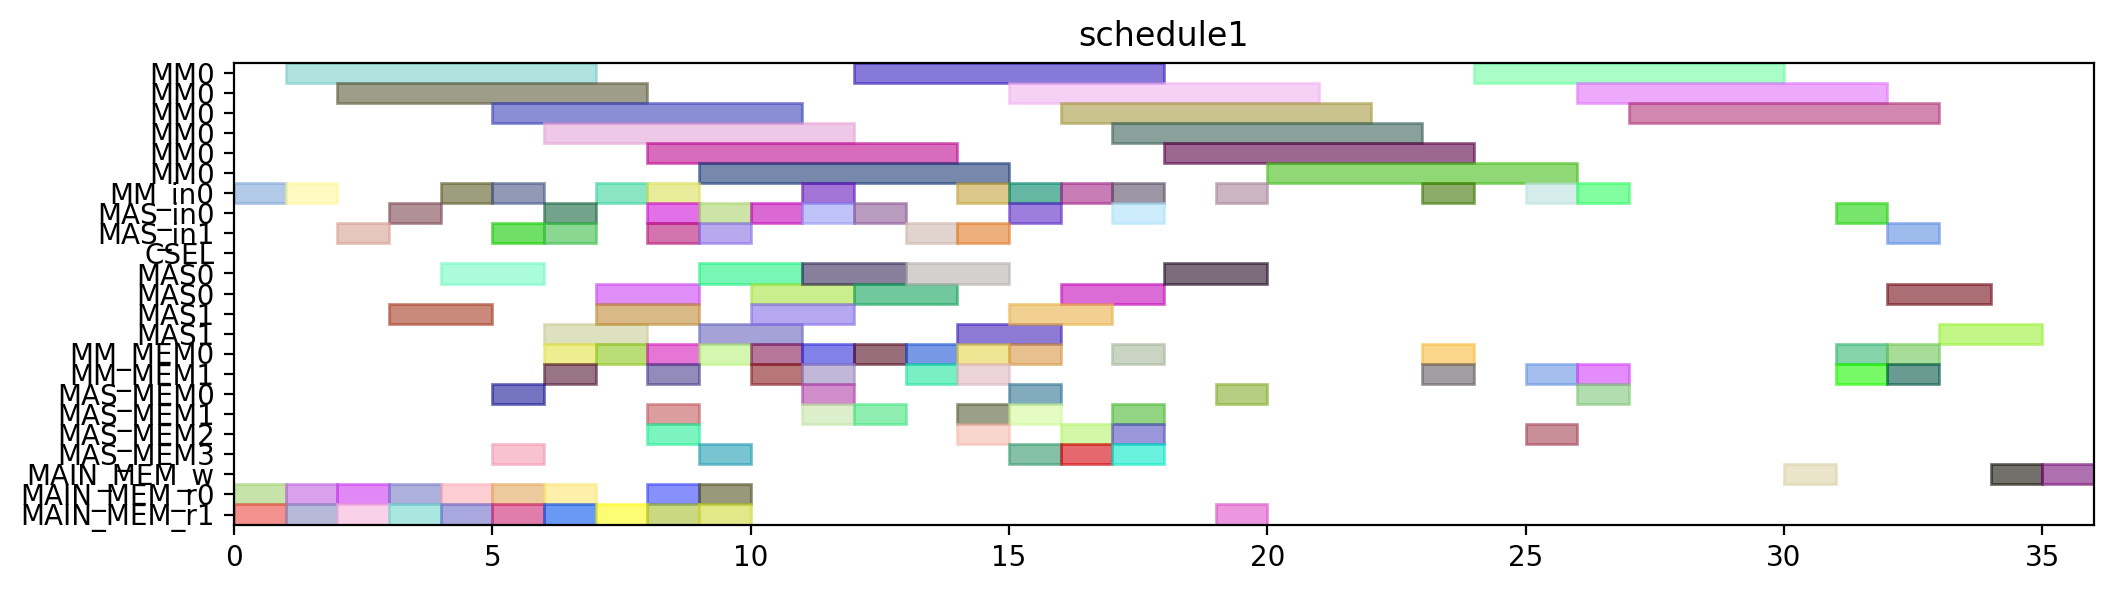

This figure's Python source:
from pyschedule import Scenario, solvers, plotters, alt


def solve():
	horizon = 146
	S = Scenario("schedule1", horizon=horizon)

	# resource
	MM = S.Resources('MM', num=1, size=6)
	MM_in = S.Resources('MM_in', num=1)
	MAS_in = S.Resources('MAS_in', num=2)
	CSEL = S.Resource('CSEL')
	MAS = S.Resources('MAS', num=2, size=2, periods=range(1, horizon))
	MM_MEM = S.Resources('MM_MEM', num=2)
	MAS_MEM = S.Resources('MAS_MEM', num=4)
	MAIN_MEM_w = S.Resource('MAIN_MEM_w', size=1)
	MAIN_MEM_r = S.Resources('MAIN_MEM_r', num=2)

	# result of previous scheduling
	t0_in = S.Task('t0_in', length=1, delay_cost=1)
	S += t0_in >= 0
	t0_in += MM_in[0]

	t0_mem0 = S.Task('t0_mem0', length=1, delay_cost=1)
	S += t0_mem0 >= 0
	t0_mem0 += MAIN_MEM_r[0]

	t0_mem1 = S.Task('t0_mem1', length=1, delay_cost=1)
	S += t0_mem1 >= 0
	t0_mem1 += MAIN_MEM_r[1]

	t0 = S.Task('t0', length=6, delay_cost=1)
	S += t0 >= 1
	t0 += MM[0]

	t2_in = S.Task('t2_in', length=1, delay_cost=1)
	S += t2_in >= 1
	t2_in += MM_in[0]

	t2_mem0 = S.Task('t2_mem0', length=1, delay_cost=1)
	S += t2_mem0 >= 1
	t2_mem0 += MAIN_MEM_r[0]

	t2_mem1 = S.Task('t2_mem1', length=1, delay_cost=1)
	S += t2_mem1 >= 1
	t2_mem1 += MAIN_MEM_r[1]

	t2 = S.Task('t2', length=6, delay_cost=1)
	S += t2 >= 2
	t2 += MM[0]

	t4_in = S.Task('t4_in', length=1, delay_cost=1)
	S += t4_in >= 2
	t4_in += MAS_in[1]

	t4_mem0 = S.Task('t4_mem0', length=1, delay_cost=1)
	S += t4_mem0 >= 2
	t4_mem0 += MAIN_MEM_r[0]

	t4_mem1 = S.Task('t4_mem1', length=1, delay_cost=1)
	S += t4_mem1 >= 2
	t4_mem1 += MAIN_MEM_r[1]

	t3_in = S.Task('t3_in', length=1, delay_cost=1)
	S += t3_in >= 3
	t3_in += MAS_in[0]

	t3_mem0 = S.Task('t3_mem0', length=1, delay_cost=1)
	S += t3_mem0 >= 3
	t3_mem0 += MAIN_MEM_r[0]

	t3_mem1 = S.Task('t3_mem1', length=1, delay_cost=1)
	S += t3_mem1 >= 3
	t3_mem1 += MAIN_MEM_r[1]

	t4 = S.Task('t4', length=2, delay_cost=1)
	S += t4 >= 3
	t4 += MAS[1]

	t1_in = S.Task('t1_in', length=1, delay_cost=1)
	S += t1_in >= 4
	t1_in += MM_in[0]

	t1_mem0 = S.Task('t1_mem0', length=1, delay_cost=1)
	S += t1_mem0 >= 4
	t1_mem0 += MAIN_MEM_r[0]

	t1_mem1 = S.Task('t1_mem1', length=1, delay_cost=1)
	S += t1_mem1 >= 4
	t1_mem1 += MAIN_MEM_r[1]

	t3 = S.Task('t3', length=2, delay_cost=1)
	S += t3 >= 4
	t3 += MAS[0]

	t1 = S.Task('t1', length=6, delay_cost=1)
	S += t1 >= 5
	t1 += MM[0]

	t5_in = S.Task('t5_in', length=1, delay_cost=1)
	S += t5_in >= 5
	t5_in += MM_in[0]

	t5_mem0 = S.Task('t5_mem0', length=1, delay_cost=1)
	S += t5_mem0 >= 5
	t5_mem0 += MAS_MEM[0]

	t5_mem1 = S.Task('t5_mem1', length=1, delay_cost=1)
	S += t5_mem1 >= 5
	t5_mem1 += MAS_MEM[3]

	t8_in = S.Task('t8_in', length=1, delay_cost=1)
	S += t8_in >= 5
	t8_in += MAS_in[1]

	t8_mem0 = S.Task('t8_mem0', length=1, delay_cost=1)
	S += t8_mem0 >= 5
	t8_mem0 += MAIN_MEM_r[0]

	t8_mem1 = S.Task('t8_mem1', length=1, delay_cost=1)
	S += t8_mem1 >= 5
	t8_mem1 += MAIN_MEM_r[1]

	t18_in = S.Task('t18_in', length=1, delay_cost=1)
	S += t18_in >= 6
	t18_in += MAS_in[1]

	t18_mem0 = S.Task('t18_mem0', length=1, delay_cost=1)
	S += t18_mem0 >= 6
	t18_mem0 += MM_MEM[0]

	t18_mem1 = S.Task('t18_mem1', length=1, delay_cost=1)
	S += t18_mem1 >= 6
	t18_mem1 += MM_MEM[1]

	t5 = S.Task('t5', length=6, delay_cost=1)
	S += t5 >= 6
	t5 += MM[0]

	t8 = S.Task('t8', length=2, delay_cost=1)
	S += t8 >= 6
	t8 += MAS[1]

	t9_in = S.Task('t9_in', length=1, delay_cost=1)
	S += t9_in >= 6
	t9_in += MAS_in[0]

	t9_mem0 = S.Task('t9_mem0', length=1, delay_cost=1)
	S += t9_mem0 >= 6
	t9_mem0 += MAIN_MEM_r[0]

	t9_mem1 = S.Task('t9_mem1', length=1, delay_cost=1)
	S += t9_mem1 >= 6
	t9_mem1 += MAIN_MEM_r[1]

	t18 = S.Task('t18', length=2, delay_cost=1)
	S += t18 >= 7
	t18 += MAS[1]

	t20_in = S.Task('t20_in', length=1, delay_cost=1)
	S += t20_in >= 7
	t20_in += MM_in[0]

	t20_mem0 = S.Task('t20_mem0', length=1, delay_cost=1)
	S += t20_mem0 >= 7
	t20_mem0 += MM_MEM[0]

	t20_mem1 = S.Task('t20_mem1', length=1, delay_cost=1)
	S += t20_mem1 >= 7
	t20_mem1 += MAIN_MEM_r[1]

	t9 = S.Task('t9', length=2, delay_cost=1)
	S += t9 >= 7
	t9 += MAS[0]

	t10_in = S.Task('t10_in', length=1, delay_cost=1)
	S += t10_in >= 8
	t10_in += MM_in[0]

	t10_mem0 = S.Task('t10_mem0', length=1, delay_cost=1)
	S += t10_mem0 >= 8
	t10_mem0 += MAS_MEM[2]

	t10_mem1 = S.Task('t10_mem1', length=1, delay_cost=1)
	S += t10_mem1 >= 8
	t10_mem1 += MAS_MEM[1]

	t13_in = S.Task('t13_in', length=1, delay_cost=1)
	S += t13_in >= 8
	t13_in += MAS_in[0]

	t13_mem0 = S.Task('t13_mem0', length=1, delay_cost=1)
	S += t13_mem0 >= 8
	t13_mem0 += MAIN_MEM_r[0]

	t13_mem1 = S.Task('t13_mem1', length=1, delay_cost=1)
	S += t13_mem1 >= 8
	t13_mem1 += MAIN_MEM_r[1]

	t16_in = S.Task('t16_in', length=1, delay_cost=1)
	S += t16_in >= 8
	t16_in += MAS_in[1]

	t16_mem0 = S.Task('t16_mem0', length=1, delay_cost=1)
	S += t16_mem0 >= 8
	t16_mem0 += MM_MEM[0]

	t16_mem1 = S.Task('t16_mem1', length=1, delay_cost=1)
	S += t16_mem1 >= 8
	t16_mem1 += MM_MEM[1]

	t20 = S.Task('t20', length=6, delay_cost=1)
	S += t20 >= 8
	t20 += MM[0]

	t10 = S.Task('t10', length=6, delay_cost=1)
	S += t10 >= 9
	t10 += MM[0]

	t13 = S.Task('t13', length=2, delay_cost=1)
	S += t13 >= 9
	t13 += MAS[0]

	t14_in = S.Task('t14_in', length=1, delay_cost=1)
	S += t14_in >= 9
	t14_in += MAS_in[0]

	t14_mem0 = S.Task('t14_mem0', length=1, delay_cost=1)
	S += t14_mem0 >= 9
	t14_mem0 += MAIN_MEM_r[0]

	t14_mem1 = S.Task('t14_mem1', length=1, delay_cost=1)
	S += t14_mem1 >= 9
	t14_mem1 += MAIN_MEM_r[1]

	t16 = S.Task('t16', length=2, delay_cost=1)
	S += t16 >= 9
	t16 += MAS[1]

	t19_in = S.Task('t19_in', length=1, delay_cost=1)
	S += t19_in >= 9
	t19_in += MAS_in[1]

	t19_mem0 = S.Task('t19_mem0', length=1, delay_cost=1)
	S += t19_mem0 >= 9
	t19_mem0 += MM_MEM[0]

	t19_mem1 = S.Task('t19_mem1', length=1, delay_cost=1)
	S += t19_mem1 >= 9
	t19_mem1 += MAS_MEM[3]

	t14 = S.Task('t14', length=2, delay_cost=1)
	S += t14 >= 10
	t14 += MAS[0]

	t19 = S.Task('t19', length=2, delay_cost=1)
	S += t19 >= 10
	t19 += MAS[1]

	t6_in = S.Task('t6_in', length=1, delay_cost=1)
	S += t6_in >= 10
	t6_in += MAS_in[0]

	t6_mem0 = S.Task('t6_mem0', length=1, delay_cost=1)
	S += t6_mem0 >= 10
	t6_mem0 += MM_MEM[0]

	t6_mem1 = S.Task('t6_mem1', length=1, delay_cost=1)
	S += t6_mem1 >= 10
	t6_mem1 += MM_MEM[1]

	t11_in = S.Task('t11_in', length=1, delay_cost=1)
	S += t11_in >= 11
	t11_in += MAS_in[0]

	t11_mem0 = S.Task('t11_mem0', length=1, delay_cost=1)
	S += t11_mem0 >= 11
	t11_mem0 += MM_MEM[0]

	t11_mem1 = S.Task('t11_mem1', length=1, delay_cost=1)
	S += t11_mem1 >= 11
	t11_mem1 += MM_MEM[1]

	t15_in = S.Task('t15_in', length=1, delay_cost=1)
	S += t15_in >= 11
	t15_in += MM_in[0]

	t15_mem0 = S.Task('t15_mem0', length=1, delay_cost=1)
	S += t15_mem0 >= 11
	t15_mem0 += MAS_MEM[0]

	t15_mem1 = S.Task('t15_mem1', length=1, delay_cost=1)
	S += t15_mem1 >= 11
	t15_mem1 += MAS_MEM[1]

	t6 = S.Task('t6', length=2, delay_cost=1)
	S += t6 >= 11
	t6 += MAS[0]

	t11 = S.Task('t11', length=2, delay_cost=1)
	S += t11 >= 12
	t11 += MAS[0]

	t15 = S.Task('t15', length=6, delay_cost=1)
	S += t15 >= 12
	t15 += MM[0]

	t7_in = S.Task('t7_in', length=1, delay_cost=1)
	S += t7_in >= 12
	t7_in += MAS_in[0]

	t7_mem0 = S.Task('t7_mem0', length=1, delay_cost=1)
	S += t7_mem0 >= 12
	t7_mem0 += MM_MEM[0]

	t7_mem1 = S.Task('t7_mem1', length=1, delay_cost=1)
	S += t7_mem1 >= 12
	t7_mem1 += MAS_MEM[1]

	t22_in = S.Task('t22_in', length=1, delay_cost=1)
	S += t22_in >= 13
	t22_in += MAS_in[1]

	t22_mem0 = S.Task('t22_mem0', length=1, delay_cost=1)
	S += t22_mem0 >= 13
	t22_mem0 += MM_MEM[0]

	t22_mem1 = S.Task('t22_mem1', length=1, delay_cost=1)
	S += t22_mem1 >= 13
	t22_mem1 += MM_MEM[1]

	t7 = S.Task('t7', length=2, delay_cost=1)
	S += t7 >= 13
	t7 += MAS[0]

	t21_in = S.Task('t21_in', length=1, delay_cost=1)
	S += t21_in >= 14
	t21_in += MAS_in[1]

	t21_mem0 = S.Task('t21_mem0', length=1, delay_cost=1)
	S += t21_mem0 >= 14
	t21_mem0 += MM_MEM[0]

	t21_mem1 = S.Task('t21_mem1', length=1, delay_cost=1)
	S += t21_mem1 >= 14
	t21_mem1 += MM_MEM[1]

	t22 = S.Task('t22', length=2, delay_cost=1)
	S += t22 >= 14
	t22 += MAS[1]

	t28_in = S.Task('t28_in', length=1, delay_cost=1)
	S += t28_in >= 14
	t28_in += MM_in[0]

	t28_mem0 = S.Task('t28_mem0', length=1, delay_cost=1)
	S += t28_mem0 >= 14
	t28_mem0 += MAS_MEM[2]

	t28_mem1 = S.Task('t28_mem1', length=1, delay_cost=1)
	S += t28_mem1 >= 14
	t28_mem1 += MAS_MEM[1]

	t12_in = S.Task('t12_in', length=1, delay_cost=1)
	S += t12_in >= 15
	t12_in += MAS_in[0]

	t12_mem0 = S.Task('t12_mem0', length=1, delay_cost=1)
	S += t12_mem0 >= 15
	t12_mem0 += MM_MEM[0]

	t12_mem1 = S.Task('t12_mem1', length=1, delay_cost=1)
	S += t12_mem1 >= 15
	t12_mem1 += MAS_MEM[1]

	t21 = S.Task('t21', length=2, delay_cost=1)
	S += t21 >= 15
	t21 += MAS[1]

	t25_in = S.Task('t25_in', length=1, delay_cost=1)
	S += t25_in >= 15
	t25_in += MM_in[0]

	t25_mem0 = S.Task('t25_mem0', length=1, delay_cost=1)
	S += t25_mem0 >= 15
	t25_mem0 += MAS_MEM[0]

	t25_mem1 = S.Task('t25_mem1', length=1, delay_cost=1)
	S += t25_mem1 >= 15
	t25_mem1 += MAS_MEM[3]

	t28 = S.Task('t28', length=6, delay_cost=1)
	S += t28 >= 15
	t28 += MM[0]

	t12 = S.Task('t12', length=2, delay_cost=1)
	S += t12 >= 16
	t12 += MAS[0]

	t25 = S.Task('t25', length=6, delay_cost=1)
	S += t25 >= 16
	t25 += MM[0]

	t27_in = S.Task('t27_in', length=1, delay_cost=1)
	S += t27_in >= 16
	t27_in += MM_in[0]

	t27_mem0 = S.Task('t27_mem0', length=1, delay_cost=1)
	S += t27_mem0 >= 16
	t27_mem0 += MAS_MEM[2]

	t27_mem1 = S.Task('t27_mem1', length=1, delay_cost=1)
	S += t27_mem1 >= 16
	t27_mem1 += MAS_MEM[3]

	t17_in = S.Task('t17_in', length=1, delay_cost=1)
	S += t17_in >= 17
	t17_in += MAS_in[0]

	t17_mem0 = S.Task('t17_mem0', length=1, delay_cost=1)
	S += t17_mem0 >= 17
	t17_mem0 += MM_MEM[0]

	t17_mem1 = S.Task('t17_mem1', length=1, delay_cost=1)
	S += t17_mem1 >= 17
	t17_mem1 += MAS_MEM[3]

	t27 = S.Task('t27', length=6, delay_cost=1)
	S += t27 >= 17
	t27 += MM[0]

	t29_in = S.Task('t29_in', length=1, delay_cost=1)
	S += t29_in >= 17
	t29_in += MM_in[0]

	t29_mem0 = S.Task('t29_mem0', length=1, delay_cost=1)
	S += t29_mem0 >= 17
	t29_mem0 += MAS_MEM[2]

	t29_mem1 = S.Task('t29_mem1', length=1, delay_cost=1)
	S += t29_mem1 >= 17
	t29_mem1 += MAS_MEM[1]

	t17 = S.Task('t17', length=2, delay_cost=1)
	S += t17 >= 18
	t17 += MAS[0]

	t29 = S.Task('t29', length=6, delay_cost=1)
	S += t29 >= 18
	t29 += MM[0]

	t23_in = S.Task('t23_in', length=1, delay_cost=1)
	S += t23_in >= 19
	t23_in += MM_in[0]

	t23_mem0 = S.Task('t23_mem0', length=1, delay_cost=1)
	S += t23_mem0 >= 19
	t23_mem0 += MAS_MEM[0]

	t23_mem1 = S.Task('t23_mem1', length=1, delay_cost=1)
	S += t23_mem1 >= 19
	t23_mem1 += MAIN_MEM_r[1]

	t23 = S.Task('t23', length=6, delay_cost=1)
	S += t23 >= 20
	t23 += MM[0]


	# new tasks
	t24 = S.Task('t24', length=6, delay_cost=1)
	t24 += alt(MM)
	t24_in = S.Task('t24_in', length=1, delay_cost=1)
	t24_in += alt(MM_in)
	S += t24_in*MM_in[0]<=t24*MM[0]
	t24_mem0 = S.Task('t24_mem0', length=1, delay_cost=1)
	t24_mem0 += MAS_MEM[0]
	S += 17 < t24_mem0
	S += t24_mem0 <= t24

	t24_mem1 = S.Task('t24_mem1', length=1, delay_cost=1)
	t24_mem1 += MM_MEM[1]
	S += 25 < t24_mem1
	S += t24_mem1 <= t24

	t26 = S.Task('t26', length=6, delay_cost=1)
	t26 += alt(MM)
	t26_in = S.Task('t26_in', length=1, delay_cost=1)
	t26_in += alt(MM_in)
	S += t26_in*MM_in[0]<=t26*MM[0]
	t26_mem0 = S.Task('t26_mem0', length=1, delay_cost=1)
	t26_mem0 += MAS_MEM[2]
	S += 11 < t26_mem0
	S += t26_mem0 <= t26

	t26_mem1 = S.Task('t26_mem1', length=1, delay_cost=1)
	t26_mem1 += MM_MEM[1]
	S += 25 < t26_mem1
	S += t26_mem1 <= t26

	PZ_new = S.Task('PZ_new', length=6, delay_cost=1)
	PZ_new += alt(MM)
	PZ_new_in = S.Task('PZ_new_in', length=1, delay_cost=1)
	PZ_new_in += alt(MM_in)
	S += PZ_new_in*MM_in[0]<=PZ_new*MM[0]
	S += 0<PZ_new

	PZ_new_w = S.Task('PZ_new_w', length=1, delay_cost=1)
	PZ_new_w += alt(MAIN_MEM_w)
	S += PZ_new <= PZ_new_w

	PZ_new_mem0 = S.Task('PZ_new_mem0', length=1, delay_cost=1)
	PZ_new_mem0 += MM_MEM[0]
	S += 23 < PZ_new_mem0
	S += PZ_new_mem0 <= PZ_new

	PZ_new_mem1 = S.Task('PZ_new_mem1', length=1, delay_cost=1)
	PZ_new_mem1 += MM_MEM[1]
	S += 20 < PZ_new_mem1
	S += PZ_new_mem1 <= PZ_new

	PX_new = S.Task('PX_new', length=2, delay_cost=1)
	PX_new += alt(MAS)
	PX_new_in = S.Task('PX_new_in', length=1, delay_cost=1)
	PX_new_in += alt(MAS_in)
	S += PX_new_in*MAS_in[0]<=PX_new*MAS[0]

	S += PX_new_in*MAS_in[1]<=PX_new*MAS[1]

	S += 0<PX_new

	PX_new_w = S.Task('PX_new_w', length=1, delay_cost=1)
	PX_new_w += alt(MAIN_MEM_w)
	S += PX_new <= PX_new_w

	PX_new_mem0 = S.Task('PX_new_mem0', length=1, delay_cost=1)
	PX_new_mem0 += MM_MEM[0]
	S += 21 < PX_new_mem0
	S += PX_new_mem0 <= PX_new

	PX_new_mem1 = S.Task('PX_new_mem1', length=1, delay_cost=1)
	PX_new_mem1 += alt(MM_MEM)
	S += (t24*MM[0])-1 < PX_new_mem1*MM_MEM[1]
	S += PX_new_mem1 <= PX_new

	PY_new = S.Task('PY_new', length=2, delay_cost=1)
	PY_new += alt(MAS)
	PY_new_in = S.Task('PY_new_in', length=1, delay_cost=1)
	PY_new_in += alt(MAS_in)
	S += PY_new_in*MAS_in[0]<=PY_new*MAS[0]

	S += PY_new_in*MAS_in[1]<=PY_new*MAS[1]

	S += 0<PY_new

	PY_new_w = S.Task('PY_new_w', length=1, delay_cost=1)
	PY_new_w += alt(MAIN_MEM_w)
	S += PY_new <= PY_new_w

	PY_new_mem0 = S.Task('PY_new_mem0', length=1, delay_cost=1)
	PY_new_mem0 += MM_MEM[0]
	S += 22 < PY_new_mem0
	S += PY_new_mem0 <= PY_new

	PY_new_mem1 = S.Task('PY_new_mem1', length=1, delay_cost=1)
	PY_new_mem1 += alt(MM_MEM)
	S += (t26*MM[0])-1 < PY_new_mem1*MM_MEM[1]
	S += PY_new_mem1 <= PY_new

	solvers.mip.solve(S,msg=1,kind='CPLEX',ratio_gap=1.01)

	solution = [['hoge']*len(S.solution()[1]) for i in range(len(S.solution()))]
	for i in range(len(S.solution())):
		for j in range(len(S.solution()[i])):
			solution[i][j]=str(S.solution()[i][j])
	print(solution)

	cycles = int(solution[-1][3])

	pic_file_name = "/mnt/rose/usr1/fukuda/ABE/multiRAM_multiMAS_16mux/scheduling_result/stage6MM1_stage2MAS2/EP_ADD_A_0/schedule1.png"
	if(S.solution() != []):
		plotters.matplotlib.plot(S,img_filename=pic_file_name, show_task_labels=False, fig_size=(cycles*0.25+3, 3))

	return solution
